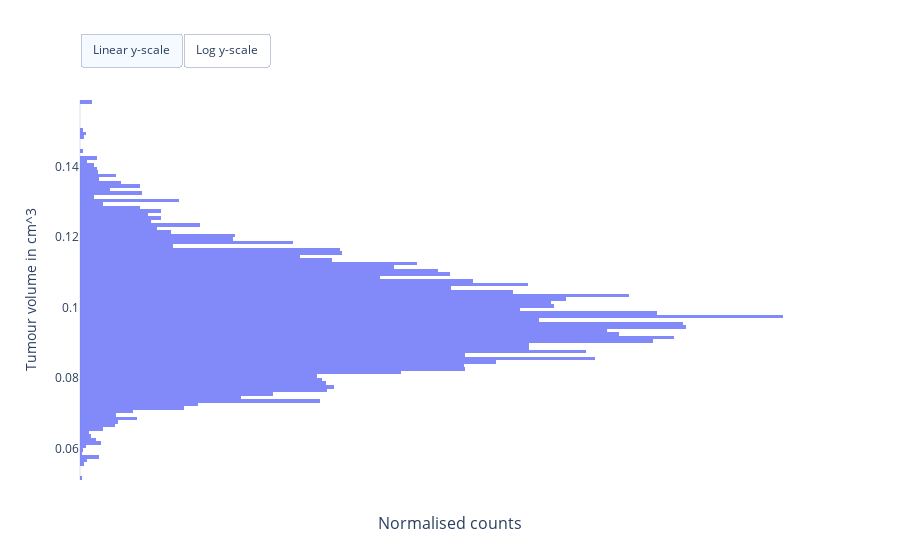
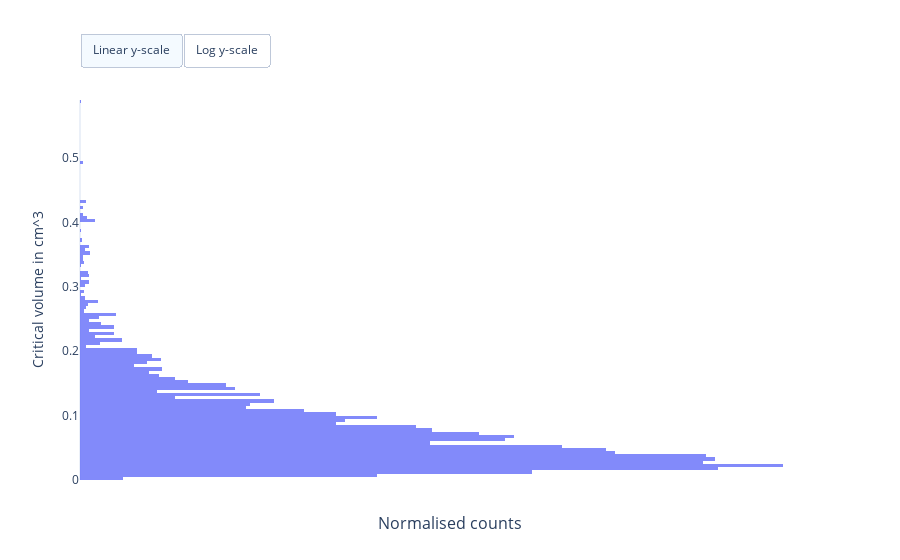
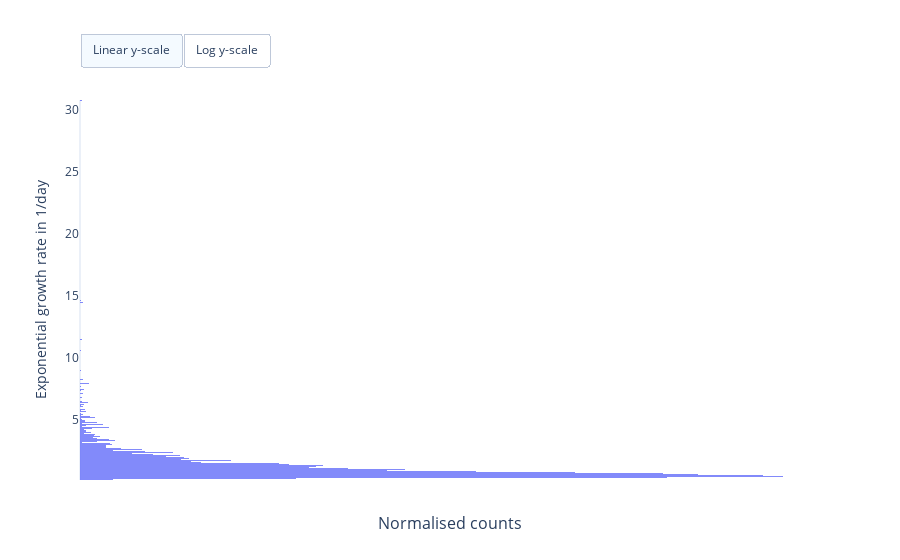

Notebook code for these charts, in order:
### Code cell
fig = erlo.plots.MarginalPosteriorPlot()
fig.add_data(data=posterior_samples, warm_up_iter=2000)

fig.show()

### Figure 1 — Plotly figure (JSON) as saved in the notebook; plotly's stock layout.template omitted (floating-point values rounded to 4 significant figures; data arrays with more than 128 entries replaced by an {"elided": "..."} marker saying what was removed)
{"data": [{"hovertemplate": "Sample: %{y:.2f}<br>Rhat: 1.02<br>", "marker": {"color": "#636EFA"}, "name": "Pooled", "opacity": 0.8, "type": "histogram", "visible": true, "xaxis": "x", "y": {"elided": "20000 float values"}, "yaxis": "y"}], "layout": {"annotations": [{"font": {"size": 16}, "showarrow": false, "text": "Normalised counts", "x": 0.5, "xanchor": "center", "xref": "paper", "y": 0, "yanchor": "top", "yref": "paper", "yshift": -30}], "autosize": true, "updatemenus": [{"buttons": [{"args": [{"yaxis.type": "linear"}], "label": "Linear y-scale", "method": "relayout"}, {"args": [{"yaxis.type": "log"}], "label": "Log y-scale", "method": "relayout"}], "direction": "left", "pad": {"r": 0, "t": -10}, "showactive": true, "type": "buttons", "x": 0, "xanchor": "left", "y": 1.15, "yanchor": "top"}], "xaxis": {"anchor": "y", "domain": [0, 1], "tickvals": []}, "yaxis": {"anchor": "x", "domain": [0, 1], "title": {"text": "Tumour volume in cm^3"}}}}

### Figure 2 — Plotly figure (JSON) as saved in the notebook; plotly's stock layout.template omitted (floating-point values rounded to 4 significant figures; data arrays with more than 128 entries replaced by an {"elided": "..."} marker saying what was removed)
{"data": [{"hovertemplate": "Sample: %{y:.2f}<br>Rhat: 1.02<br>", "marker": {"color": "#636EFA"}, "name": "Pooled", "opacity": 0.8, "type": "histogram", "visible": true, "xaxis": "x", "y": {"elided": "20000 float values"}, "yaxis": "y"}], "layout": {"annotations": [{"font": {"size": 16}, "showarrow": false, "text": "Normalised counts", "x": 0.5, "xanchor": "center", "xref": "paper", "y": 0, "yanchor": "top", "yref": "paper", "yshift": -30}], "autosize": true, "updatemenus": [{"buttons": [{"args": [{"yaxis.type": "linear"}], "label": "Linear y-scale", "method": "relayout"}, {"args": [{"yaxis.type": "log"}], "label": "Log y-scale", "method": "relayout"}], "direction": "left", "pad": {"r": 0, "t": -10}, "showactive": true, "type": "buttons", "x": 0, "xanchor": "left", "y": 1.15, "yanchor": "top"}], "xaxis": {"anchor": "y", "domain": [0, 1], "tickvals": []}, "yaxis": {"anchor": "x", "domain": [0, 1], "title": {"text": "Critical volume in cm^3"}}}}

### Figure 3 — Plotly figure (JSON) as saved in the notebook; plotly's stock layout.template omitted (floating-point values rounded to 4 significant figures; data arrays with more than 128 entries replaced by an {"elided": "..."} marker saying what was removed)
{"data": [{"hovertemplate": "Sample: %{y:.2f}<br>Rhat: 1.01<br>", "marker": {"color": "#636EFA"}, "name": "Pooled", "opacity": 0.8, "type": "histogram", "visible": true, "xaxis": "x", "y": {"elided": "20000 float values"}, "yaxis": "y"}], "layout": {"annotations": [{"font": {"size": 16}, "showarrow": false, "text": "Normalised counts", "x": 0.5, "xanchor": "center", "xref": "paper", "y": 0, "yanchor": "top", "yref": "paper", "yshift": -30}], "autosize": true, "updatemenus": [{"buttons": [{"args": [{"yaxis.type": "linear"}], "label": "Linear y-scale", "method": "relayout"}, {"args": [{"yaxis.type": "log"}], "label": "Log y-scale", "method": "relayout"}], "direction": "left", "pad": {"r": 0, "t": -10}, "showactive": true, "type": "buttons", "x": 0, "xanchor": "left", "y": 1.15, "yanchor": "top"}], "xaxis": {"anchor": "y", "domain": [0, 1], "tickvals": []}, "yaxis": {"anchor": "x", "domain": [0, 1], "title": {"text": "Exponential growth rate in 1/day"}}}}
